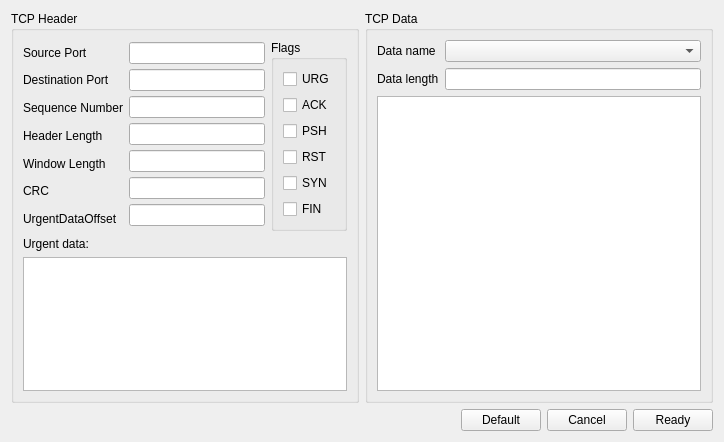
<?xml version="1.0" encoding="UTF-8"?>
<ui version="4.0">
 <class>TcpPacket</class>
 <widget class="QWidget" name="TcpPacket">
  <property name="geometry">
   <rect>
    <x>0</x>
    <y>0</y>
    <width>724</width>
    <height>442</height>
   </rect>
  </property>
  <property name="windowTitle">
   <string>Form</string>
  </property>
  <layout class="QGridLayout" name="gridLayout_3">
   <item row="0" column="0">
    <layout class="QVBoxLayout" name="verticalLayout_6">
     <item>
      <layout class="QHBoxLayout" name="horizontalLayout_5">
       <item>
        <widget class="QGroupBox" name="groupBox">
         <property name="title">
          <string>TCP Header</string>
         </property>
         <layout class="QGridLayout" name="gridLayout_2">
          <item row="0" column="0">
           <layout class="QHBoxLayout" name="horizontalLayout_3">
            <item>
             <layout class="QHBoxLayout" name="horizontalLayout_2">
              <item>
               <layout class="QVBoxLayout" name="verticalLayout_3">
                <property name="spacing">
                 <number>3</number>
                </property>
                <item>
                 <widget class="QLabel" name="srcPortLabel">
                  <property name="text">
                   <string>Source Port</string>
                  </property>
                  <property name="buddy">
                   <cstring>srcPortLEdit</cstring>
                  </property>
                 </widget>
                </item>
                <item>
                 <widget class="QLabel" name="destPortLabel">
                  <property name="text">
                   <string>Destination Port</string>
                  </property>
                  <property name="buddy">
                   <cstring>destPortLEdit</cstring>
                  </property>
                 </widget>
                </item>
                <item>
                 <widget class="QLabel" name="sequNumberLabel">
                  <property name="text">
                   <string>Sequence Number</string>
                  </property>
                  <property name="buddy">
                   <cstring>sequNumberLEdit</cstring>
                  </property>
                 </widget>
                </item>
                <item>
                 <widget class="QLabel" name="headerLenLabel">
                  <property name="text">
                   <string>Header Length</string>
                  </property>
                  <property name="buddy">
                   <cstring>headLenLEdit</cstring>
                  </property>
                 </widget>
                </item>
                <item>
                 <widget class="QLabel" name="winSizeLabel">
                  <property name="text">
                   <string>Window Length</string>
                  </property>
                  <property name="buddy">
                   <cstring>winSizeLEdit</cstring>
                  </property>
                 </widget>
                </item>
                <item>
                 <widget class="QLabel" name="checkSumLabel">
                  <property name="text">
                   <string>CRC</string>
                  </property>
                  <property name="buddy">
                   <cstring>checkSumLEdit</cstring>
                  </property>
                 </widget>
                </item>
                <item>
                 <widget class="QLabel" name="urgentDataOffsetLabel">
                  <property name="text">
                   <string>UrgentDataOffset</string>
                  </property>
                  <property name="buddy">
                   <cstring>urgentDataOffsetLineEdit</cstring>
                  </property>
                 </widget>
                </item>
               </layout>
              </item>
              <item>
               <layout class="QVBoxLayout" name="verticalLayout_2">
                <property name="spacing">
                 <number>3</number>
                </property>
                <item>
                 <widget class="QLineEdit" name="srcPortLEdit">
                  <property name="sizePolicy">
                   <sizepolicy hsizetype="Expanding" vsizetype="Fixed">
                    <horstretch>0</horstretch>
                    <verstretch>0</verstretch>
                   </sizepolicy>
                  </property>
                 </widget>
                </item>
                <item>
                 <widget class="QLineEdit" name="destPortLEdit">
                  <property name="sizePolicy">
                   <sizepolicy hsizetype="Expanding" vsizetype="Fixed">
                    <horstretch>0</horstretch>
                    <verstretch>0</verstretch>
                   </sizepolicy>
                  </property>
                 </widget>
                </item>
                <item>
                 <widget class="QLineEdit" name="sequNumberLEdit">
                  <property name="sizePolicy">
                   <sizepolicy hsizetype="Expanding" vsizetype="Fixed">
                    <horstretch>0</horstretch>
                    <verstretch>0</verstretch>
                   </sizepolicy>
                  </property>
                 </widget>
                </item>
                <item>
                 <widget class="QLineEdit" name="headLenLEdit">
                  <property name="sizePolicy">
                   <sizepolicy hsizetype="Expanding" vsizetype="Fixed">
                    <horstretch>0</horstretch>
                    <verstretch>0</verstretch>
                   </sizepolicy>
                  </property>
                 </widget>
                </item>
                <item>
                 <widget class="QLineEdit" name="winSizeLEdit">
                  <property name="sizePolicy">
                   <sizepolicy hsizetype="Expanding" vsizetype="Fixed">
                    <horstretch>0</horstretch>
                    <verstretch>0</verstretch>
                   </sizepolicy>
                  </property>
                 </widget>
                </item>
                <item>
                 <widget class="QLineEdit" name="checkSumLEdit">
                  <property name="sizePolicy">
                   <sizepolicy hsizetype="Expanding" vsizetype="Fixed">
                    <horstretch>0</horstretch>
                    <verstretch>0</verstretch>
                   </sizepolicy>
                  </property>
                 </widget>
                </item>
                <item>
                 <widget class="QLineEdit" name="urgentDataOffsetLineEdit">
                  <property name="sizePolicy">
                   <sizepolicy hsizetype="Expanding" vsizetype="Fixed">
                    <horstretch>0</horstretch>
                    <verstretch>0</verstretch>
                   </sizepolicy>
                  </property>
                 </widget>
                </item>
               </layout>
              </item>
             </layout>
            </item>
            <item>
             <widget class="QGroupBox" name="groupBox_3">
              <property name="title">
               <string>Flags</string>
              </property>
              <layout class="QVBoxLayout" name="verticalLayout">
               <item>
                <widget class="QCheckBox" name="urgflg">
                 <property name="sizePolicy">
                  <sizepolicy hsizetype="Preferred" vsizetype="Fixed">
                   <horstretch>0</horstretch>
                   <verstretch>0</verstretch>
                  </sizepolicy>
                 </property>
                 <property name="text">
                  <string>URG</string>
                 </property>
                </widget>
               </item>
               <item>
                <widget class="QCheckBox" name="ackflg">
                 <property name="text">
                  <string>ACK</string>
                 </property>
                </widget>
               </item>
               <item>
                <widget class="QCheckBox" name="pshflg">
                 <property name="text">
                  <string>PSH</string>
                 </property>
                </widget>
               </item>
               <item>
                <widget class="QCheckBox" name="rstflg">
                 <property name="text">
                  <string>RST</string>
                 </property>
                </widget>
               </item>
               <item>
                <widget class="QCheckBox" name="synflg">
                 <property name="text">
                  <string>SYN</string>
                 </property>
                </widget>
               </item>
               <item>
                <widget class="QCheckBox" name="finflg">
                 <property name="text">
                  <string>FIN</string>
                 </property>
                </widget>
               </item>
              </layout>
             </widget>
            </item>
           </layout>
          </item>
          <item row="1" column="0">
           <widget class="QLabel" name="urgentDataLabel_2">
            <property name="text">
             <string>Urgent data:</string>
            </property>
           </widget>
          </item>
          <item row="2" column="0">
           <widget class="QTextEdit" name="urgentDataTextEdit"/>
          </item>
         </layout>
        </widget>
       </item>
       <item>
        <widget class="QGroupBox" name="groupBox_2">
         <property name="title">
          <string>TCP Data</string>
         </property>
         <layout class="QGridLayout" name="gridLayout">
          <item row="0" column="0">
           <layout class="QHBoxLayout" name="horizontalLayout">
            <item>
             <layout class="QVBoxLayout" name="verticalLayout_4">
              <item>
               <widget class="QLabel" name="dataName">
                <property name="text">
                 <string>Data name </string>
                </property>
                <property name="buddy">
                 <cstring>dataNameComboBox</cstring>
                </property>
               </widget>
              </item>
              <item>
               <widget class="QLabel" name="dataLen">
                <property name="text">
                 <string>Data length</string>
                </property>
                <property name="buddy">
                 <cstring>dataLenLEdit</cstring>
                </property>
               </widget>
              </item>
             </layout>
            </item>
            <item>
             <layout class="QVBoxLayout" name="verticalLayout_5">
              <item>
               <widget class="QComboBox" name="dataNameComboBox"/>
              </item>
              <item>
               <widget class="QLineEdit" name="dataLenLEdit"/>
              </item>
             </layout>
            </item>
           </layout>
          </item>
          <item row="1" column="0">
           <widget class="QTextEdit" name="tcpData"/>
          </item>
         </layout>
        </widget>
       </item>
      </layout>
     </item>
     <item>
      <layout class="QHBoxLayout" name="horizontalLayout_4">
       <item>
        <spacer name="horizontalSpacer">
         <property name="orientation">
          <enum>Qt::Horizontal</enum>
         </property>
         <property name="sizeHint" stdset="0">
          <size>
           <width>40</width>
           <height>20</height>
          </size>
         </property>
        </spacer>
       </item>
       <item>
        <widget class="QPushButton" name="pushButton">
         <property name="text">
          <string>Default</string>
         </property>
        </widget>
       </item>
       <item>
        <widget class="QPushButton" name="pushButton_2">
         <property name="text">
          <string>Cancel</string>
         </property>
        </widget>
       </item>
       <item>
        <widget class="QPushButton" name="pushButton_3">
         <property name="text">
          <string>Ready</string>
         </property>
        </widget>
       </item>
      </layout>
     </item>
    </layout>
   </item>
  </layout>
 </widget>
 <resources/>
 <connections/>
</ui>
